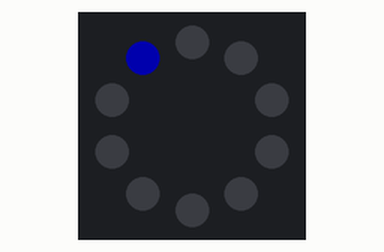
Recording of a program running on a simulated Circuit Playground running CircuitPython. On the bench: the board's ring of 10 RGB LEDs (number 0 left of the top, counting anticlockwise). Dim RGB values are drawn brighter than linear.

Above: at 0.01 s.
At 0.72 s:
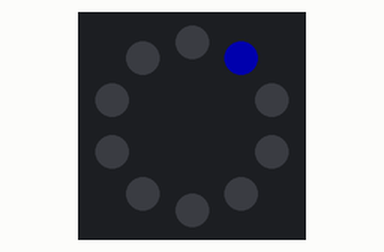
At 1.15 s:
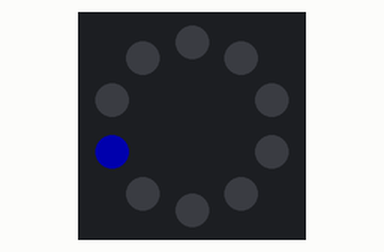
At 1.59 s:
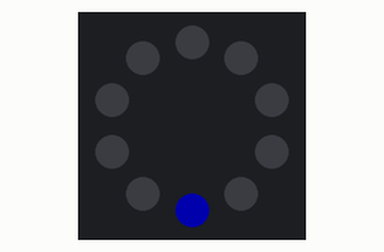

The program:

neopixel_scan.py
```python
# Author:   David Kolet-Tassara
# Date:     June 16, 2017
# Purpose:  Demonstrates the use of the neopixels on Adafruit's
#           Circuit Python. Simulates cylon scanning.
# Required Packages:
# neopixel
# https://github.com/adafruit/Adafruit_CircuitPython_NeoPixel/releases
# adafruit_thermistor

import time
import board
import neopixel

DELAY = .07
COLOR = (0, 0, 50)

PIX = neopixel.NeoPixel(board.NEOPIXEL, 10)

def scan(tme, col):
    for i in range(10):
        PIX[i] = col
        PIX[i-1] = (0, 0, 0)
        PIX.write()
        time.sleep(tme)

    for i in range(8, 0, -1):
        PIX[i] = col
        PIX[i+1] = (0, 0, 0)
        PIX.write()
        time.sleep(tme)

while True:
    scan(DELAY, COLOR)
```

Measured:
- by itself, everything shown: repeats every 1.3 s, in 18 steps
